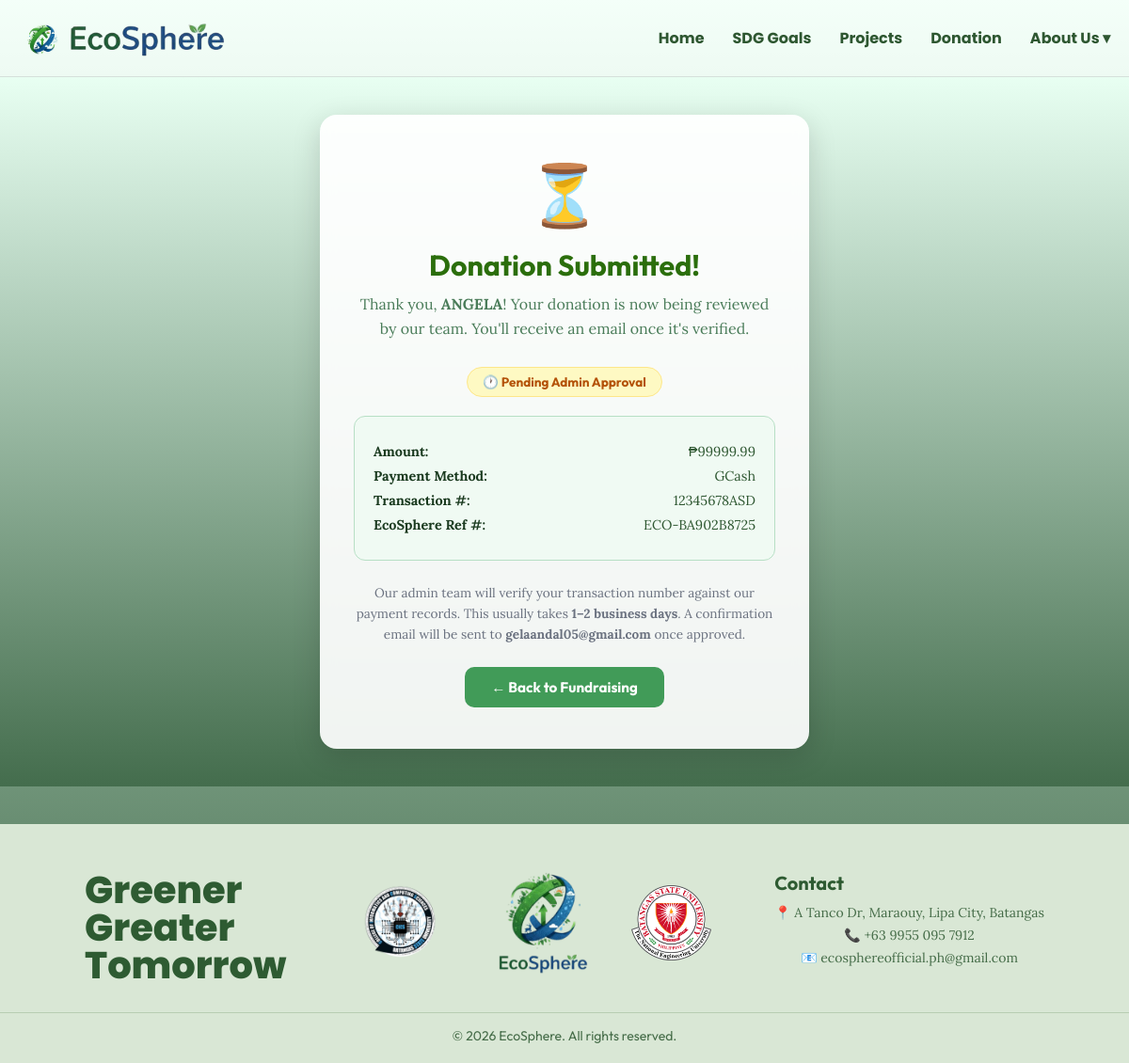
Screenshot of /donation/pending/4 with the database file from the repository.
### app.py (models this page shows)
class User(fund_db.Model):
    id = fund_db.Column(fund_db.Integer, primary_key=True)
    firstname = fund_db.Column(fund_db.String(50), nullable=False)
    lastname = fund_db.Column(fund_db.String(50), nullable=False)
    contact = fund_db.Column(fund_db.String(15), unique=True, nullable=False)
    email = fund_db.Column(fund_db.String(100), unique=True, nullable=False)
    transactions = fund_db.relationship('Transaction', backref='user', lazy=True)
    emails = fund_db.relationship('Email', backref='user', lazy=True)

class Transaction(fund_db.Model):
    id = fund_db.Column(fund_db.Integer, primary_key=True)
    user_id = fund_db.Column(fund_db.Integer, fund_db.ForeignKey('user.id'), nullable=False)
    amount = fund_db.Column(fund_db.Float, nullable=False)
    mode_of_payment = fund_db.Column(fund_db.String(20), nullable=False)
    transaction_number = fund_db.Column(fund_db.String(50), unique=True, nullable=False)
    reference_number = fund_db.Column(fund_db.String(50), unique=True, nullable=False)
    approval_status = fund_db.Column(fund_db.String(20), nullable=False, default="pending")
    created_at = fund_db.Column(fund_db.DateTime, default=datetime.utcnow)
    reviewed_at = fund_db.Column(fund_db.DateTime, nullable=True)
    emails = fund_db.relationship('Email', backref='transaction', lazy=True)

### app.py (the view)
@app.route("/donation/pending/<int:transaction_id>")
def donation_pending(transaction_id):
    transaction = Transaction.query.get_or_404(transaction_id)
    return render_template("donation_pending.html", donation=transaction)

### templates/donation_pending.html (shortened to what this page needs)
{% extends "base.html" %}
{% block content %}
<link rel="stylesheet" href="{{ url_for('static', filename='payment.css') }}">
<div class="pending-wrapper">
  <div class="pending-box">
    <span class="pending-icon">⏳</span>
    <h1>Donation Submitted!</h1>
    <p class="subtitle">
      Thank you, <strong>{{ donation.user.firstname }}</strong>! Your donation is now
      being reviewed by our team. You'll receive an email once it's verified.
    </p>
    <div class="status-pill">
      🕐 Pending Admin Approval
    </div>
    <div class="pending-details">
      <p><strong>Amount:</strong> <span>₱{{ "%.2f"|format(donation.amount) }}</span></p>
      <p><strong>Payment Method:</strong> <span>{{ donation.mode_of_payment }}</span></p>
      <p><strong>Transaction #:</strong> <span>{{ donation.transaction_number }}</span></p>
      <p><strong>EcoSphere Ref #:</strong> <span>{{ donation.reference_number }}</span></p>
    </div>
    <p class="pending-note">
      Our admin team will verify your transaction number against our payment records.
      This usually takes <strong>1–2 business days</strong>. A confirmation email will
      be sent to <strong>{{ donation.user.email }}</strong> once approved.
    </p>
    <a href="{{ url_for('donation') }}" class="back-btn">← Back to Fundraising</a>
  </div>
</div>
{% endblock %}

### static/base.css (style rules this page uses)
* { margin: 0; padding: 0; box-sizing: border-box; }
body { color: #1a1a1a; background-size: cover; position: relative; min-height: 100vh; overflow-x: hidden; margin: 0; }
h1, h2, p, button, li, header, section, footer { position: relative; z-index: 1; }
p { font-family: "Lora", sans-serif; text-align: center; }
body { opacity: 0; transform: translateY(5px); animation: subtleFade 0.30s ease-out forwards; }

### static/payment.css (style rules this page uses)
body { min-height: 100vh; background: linear-gradient(to bottom, #e8fff2, #446d4d); margin: 0; font-family: "Outfit", sans-serif; }
.pending-wrapper { display: flex; justify-content: center; align-items: center; min-height: calc(100vh - 140px); padding: 40px 20px; background: linear-gradient(to bottom, #e8fff2, #446d4d); }
.pending-box { background: rgba(255, 255, 255, 0.92); padding: 44px 36px; max-width: 520px; width: 100%; border-radius: 18px; text-align: center; box-shadow: 0 8px 30px rgba(0,0,0,0.15); backdrop-filter: blur(8px); animation: fadeUp 0.4s ease; }
.pending-icon { font-size: 4rem; margin-bottom: 16px; display: block; animation: pulse 2s ease-in-out infinite; }
.pending-box h1 { font-size: 1.9rem; color: #2b6e0c; margin-bottom: 10px; background: none; box-shadow: none; backdrop-filter: none; padding: 0; width: auto; }
.pending-box .subtitle { font-size: 1rem; color: #4a7c59; margin-bottom: 28px; line-height: 1.6; }
.pending-details { background: #f0faf3; border: 1px solid #b7dfc5; border-radius: 12px; padding: 20px; text-align: left; margin-bottom: 24px; }
.pending-details p { font-size: 0.9rem; color: #2e5731; margin: 8px 0; text-align: left; display: flex; justify-content: space-between; gap: 12px; }
.pending-details p strong { color: #1a3a1f; flex-shrink: 0; }
.status-pill { display: inline-flex; align-items: center; gap: 6px; background: #fef9c3; color: #b45309; border: 1px solid #fde68a; border-radius: 999px; padding: 6px 16px; font-size: 0.85rem; font-weight: 700; margin-bottom: 20px; }
.pending-note { font-size: 0.85rem; color: #6b7280; line-height: 1.6; margin-bottom: 24px; }
.back-btn { display: inline-block; padding: 12px 28px; background: #419b58; color: white; border-radius: 10px; text-decoration: none; font-weight: 700; font-size: 0.95rem; transition: background 0.2s ease, transform 0.2s ease; }
body { opacity: 0; transform: translateY(5px); animation: subtleFade 0.30s ease-out forwards; }

### rows the page displays
User: user.firstname "ANGELA", user.email "gelaandal05@gmail.com"
Transaction: amount "99999.99", mode_of_payment "GCash", transaction_number "12345678ASD", reference_number "ECO-BA902B8725"
